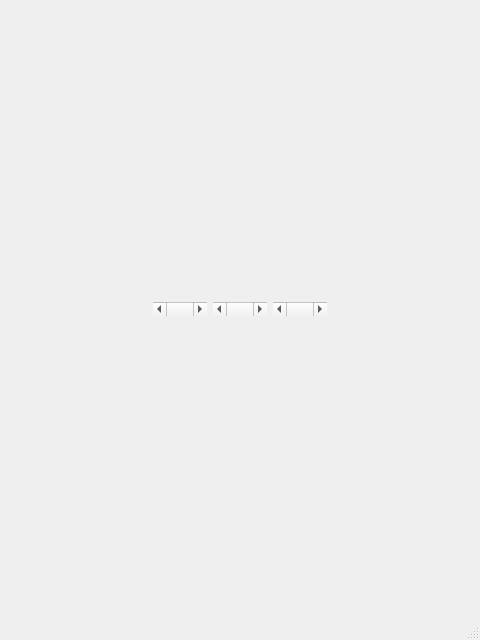
<?xml version="1.0" encoding="UTF-8"?>
<ui version="4.0">
 <class>VolumeSlicer</class>
 <widget class="QMainWindow" name="VolumeSlicer">
  <property name="geometry">
   <rect>
    <x>0</x>
    <y>0</y>
    <width>480</width>
    <height>640</height>
   </rect>
  </property>
  <property name="windowTitle">
   <string>MainWindow</string>
  </property>
  <widget class="QWidget" name="centralwidget">
   <layout class="QVBoxLayout" name="verticalLayout_2">
    <item>
     <layout class="QHBoxLayout" name="hz_lyt_figures">
      <item>
       <layout class="QVBoxLayout" name="vt_lyt_fig1"/>
      </item>
      <item>
       <layout class="QVBoxLayout" name="vt_lyt_fig2"/>
      </item>
      <item>
       <layout class="QVBoxLayout" name="vt_lyt_fig3"/>
      </item>
     </layout>
    </item>
    <item>
     <layout class="QHBoxLayout" name="hz_lyt_tools">
      <item>
       <layout class="QVBoxLayout" name="verticalLayout">
        <item>
         <layout class="QHBoxLayout" name="hz_lyt_sliders">
          <item>
           <layout class="QVBoxLayout" name="sldr_fig1">
            <item>
             <widget class="QScrollBar" name="scrlbr_fig1">
              <property name="orientation">
               <enum>Qt::Horizontal</enum>
              </property>
             </widget>
            </item>
           </layout>
          </item>
          <item>
           <layout class="QVBoxLayout" name="sldr_fig2">
            <item>
             <widget class="QScrollBar" name="scrlbr_fig2">
              <property name="orientation">
               <enum>Qt::Horizontal</enum>
              </property>
             </widget>
            </item>
           </layout>
          </item>
          <item>
           <layout class="QVBoxLayout" name="sldr_fig3">
            <item>
             <widget class="QScrollBar" name="scrlbr_fig3">
              <property name="orientation">
               <enum>Qt::Horizontal</enum>
              </property>
             </widget>
            </item>
           </layout>
          </item>
         </layout>
        </item>
        <item>
         <layout class="QHBoxLayout" name="hz_lyt_btns">
          <item>
           <layout class="QHBoxLayout" name="horizontalLayout_5"/>
          </item>
         </layout>
        </item>
       </layout>
      </item>
     </layout>
    </item>
   </layout>
  </widget>
  <widget class="QMenuBar" name="menubar">
   <property name="geometry">
    <rect>
     <x>0</x>
     <y>0</y>
     <width>480</width>
     <height>22</height>
    </rect>
   </property>
  </widget>
  <widget class="QStatusBar" name="statusbar"/>
 </widget>
 <resources/>
 <connections/>
</ui>
